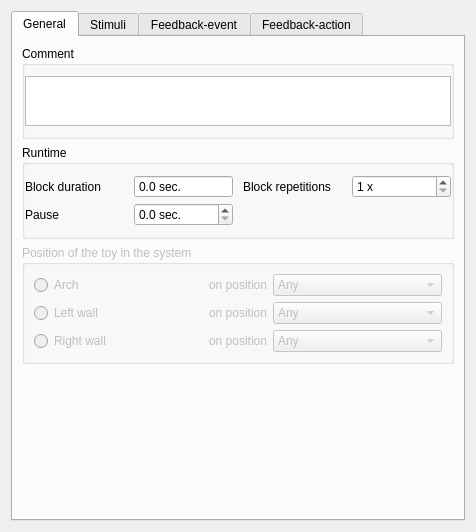
<?xml version="1.0" encoding="UTF-8"?>
<ui version="4.0">
 <class>CTConfToySRing</class>
 <widget class="QWidget" name="CTConfToySRing">
  <property name="geometry">
   <rect>
    <x>0</x>
    <y>0</y>
    <width>476</width>
    <height>532</height>
   </rect>
  </property>
  <property name="windowTitle">
   <string>Form</string>
  </property>
  <layout class="QVBoxLayout" name="verticalLayout_5">
   <item>
    <widget class="QTabWidget" name="tabWidget">
     <property name="currentIndex">
      <number>0</number>
     </property>
     <widget class="QWidget" name="tabGeneral">
      <attribute name="title">
       <string>General</string>
      </attribute>
      <layout class="QVBoxLayout" name="verticalLayout">
       <item>
        <widget class="QGroupBox" name="qgb_comment">
         <property name="title">
          <string>Comment</string>
         </property>
         <property name="flat">
          <bool>true</bool>
         </property>
         <layout class="QGridLayout" name="qgl_comment_layout">
          <property name="leftMargin">
           <number>0</number>
          </property>
          <property name="topMargin">
           <number>10</number>
          </property>
          <property name="rightMargin">
           <number>0</number>
          </property>
          <property name="bottomMargin">
           <number>10</number>
          </property>
          <property name="horizontalSpacing">
           <number>10</number>
          </property>
          <property name="verticalSpacing">
           <number>5</number>
          </property>
          <item row="0" column="0">
           <widget class="QPlainTextEdit" name="qte_comment">
            <property name="sizePolicy">
             <sizepolicy hsizetype="Expanding" vsizetype="Fixed">
              <horstretch>0</horstretch>
              <verstretch>0</verstretch>
             </sizepolicy>
            </property>
            <property name="minimumSize">
             <size>
              <width>0</width>
              <height>50</height>
             </size>
            </property>
            <property name="maximumSize">
             <size>
              <width>16777215</width>
              <height>50</height>
             </size>
            </property>
            <property name="horizontalScrollBarPolicy">
             <enum>Qt::ScrollBarAlwaysOff</enum>
            </property>
           </widget>
          </item>
         </layout>
        </widget>
       </item>
       <item>
        <widget class="QGroupBox" name="qgb_runtime">
         <property name="title">
          <string>Runtime</string>
         </property>
         <property name="flat">
          <bool>true</bool>
         </property>
         <layout class="QGridLayout" name="qgl_runtime_layout">
          <property name="leftMargin">
           <number>0</number>
          </property>
          <property name="topMargin">
           <number>10</number>
          </property>
          <property name="rightMargin">
           <number>0</number>
          </property>
          <property name="bottomMargin">
           <number>10</number>
          </property>
          <property name="horizontalSpacing">
           <number>10</number>
          </property>
          <property name="verticalSpacing">
           <number>5</number>
          </property>
          <item row="0" column="2">
           <widget class="QLabel" name="qlb_block_repetitions">
            <property name="text">
             <string>Block repetitions</string>
            </property>
           </widget>
          </item>
          <item row="0" column="1">
           <widget class="CTDoubleSpinBox" name="qsb_block_duration">
            <property name="readOnly">
             <bool>true</bool>
            </property>
            <property name="buttonSymbols">
             <enum>QAbstractSpinBox::NoButtons</enum>
            </property>
            <property name="suffix">
             <string> sec.</string>
            </property>
            <property name="decimals">
             <number>1</number>
            </property>
            <property name="minimum">
             <double>0.000000000000000</double>
            </property>
            <property name="maximum">
             <double>300.000000000000000</double>
            </property>
            <property name="singleStep">
             <double>0.100000000000000</double>
            </property>
            <property name="value">
             <double>0.000000000000000</double>
            </property>
           </widget>
          </item>
          <item row="0" column="0">
           <widget class="QLabel" name="qlb_block_duration">
            <property name="text">
             <string>Block duration</string>
            </property>
           </widget>
          </item>
          <item row="0" column="3">
           <widget class="CTSpinBox" name="qsb_block_repetitions">
            <property name="suffix">
             <string> x</string>
            </property>
            <property name="minimum">
             <number>1</number>
            </property>
            <property name="maximum">
             <number>100</number>
            </property>
           </widget>
          </item>
          <item row="1" column="0">
           <widget class="QLabel" name="qlb_pause">
            <property name="text">
             <string>Pause</string>
            </property>
           </widget>
          </item>
          <item row="1" column="1">
           <widget class="CTDoubleSpinBox" name="qsb_pause">
            <property name="suffix">
             <string> sec.</string>
            </property>
            <property name="decimals">
             <number>1</number>
            </property>
            <property name="singleStep">
             <double>0.100000000000000</double>
            </property>
           </widget>
          </item>
         </layout>
        </widget>
       </item>
       <item>
        <widget class="QGroupBox" name="groupBox">
         <property name="enabled">
          <bool>false</bool>
         </property>
         <property name="title">
          <string>Position of the toy in the system</string>
         </property>
         <layout class="QGridLayout" name="gridLayout_3" columnstretch="1,0,1">
          <item row="1" column="0">
           <widget class="QRadioButton" name="qrb_block_position_left">
            <property name="text">
             <string>Left wall</string>
            </property>
           </widget>
          </item>
          <item row="0" column="1">
           <widget class="QLabel" name="qlb_block_position_arch">
            <property name="text">
             <string>on position</string>
            </property>
           </widget>
          </item>
          <item row="0" column="0">
           <widget class="QRadioButton" name="qrb_block_position_arch">
            <property name="text">
             <string>Arch</string>
            </property>
           </widget>
          </item>
          <item row="2" column="0">
           <widget class="QRadioButton" name="qrb_block_position_right">
            <property name="text">
             <string>Right wall</string>
            </property>
           </widget>
          </item>
          <item row="0" column="2">
           <widget class="QComboBox" name="qcb_block_position_arch">
            <item>
             <property name="text">
              <string>Any</string>
             </property>
            </item>
            <item>
             <property name="text">
              <string>#1</string>
             </property>
            </item>
            <item>
             <property name="text">
              <string>#2</string>
             </property>
            </item>
            <item>
             <property name="text">
              <string>#3</string>
             </property>
            </item>
           </widget>
          </item>
          <item row="1" column="1">
           <widget class="QLabel" name="qlb_block_position_left">
            <property name="text">
             <string>on position</string>
            </property>
           </widget>
          </item>
          <item row="1" column="2">
           <widget class="QComboBox" name="qcb_block_position_left">
            <item>
             <property name="text">
              <string>Any</string>
             </property>
            </item>
            <item>
             <property name="text">
              <string>#1</string>
             </property>
            </item>
            <item>
             <property name="text">
              <string>#2</string>
             </property>
            </item>
            <item>
             <property name="text">
              <string>#3</string>
             </property>
            </item>
           </widget>
          </item>
          <item row="2" column="1">
           <widget class="QLabel" name="qlb_block_position_right">
            <property name="text">
             <string>on position</string>
            </property>
           </widget>
          </item>
          <item row="2" column="2">
           <widget class="QComboBox" name="qcb_block_position_right">
            <item>
             <property name="text">
              <string>Any</string>
             </property>
            </item>
            <item>
             <property name="text">
              <string>#1</string>
             </property>
            </item>
            <item>
             <property name="text">
              <string>#2</string>
             </property>
            </item>
            <item>
             <property name="text">
              <string>#3</string>
             </property>
            </item>
           </widget>
          </item>
         </layout>
        </widget>
       </item>
       <item>
        <spacer name="verticalSpacer">
         <property name="orientation">
          <enum>Qt::Vertical</enum>
         </property>
         <property name="sizeHint" stdset="0">
          <size>
           <width>20</width>
           <height>40</height>
          </size>
         </property>
        </spacer>
       </item>
      </layout>
     </widget>
     <widget class="QWidget" name="tabStimuli">
      <attribute name="title">
       <string>Stimuli</string>
      </attribute>
      <layout class="QVBoxLayout" name="verticalLayout_2">
       <item>
        <widget class="QGroupBox" name="qgb_stimuli">
         <property name="title">
          <string>Stimuli</string>
         </property>
         <property name="flat">
          <bool>true</bool>
         </property>
         <layout class="QVBoxLayout" name="qvb_stimuli_layout">
          <property name="spacing">
           <number>10</number>
          </property>
          <property name="leftMargin">
           <number>0</number>
          </property>
          <property name="topMargin">
           <number>10</number>
          </property>
          <property name="rightMargin">
           <number>0</number>
          </property>
          <property name="bottomMargin">
           <number>10</number>
          </property>
         </layout>
        </widget>
       </item>
       <item>
        <spacer name="verticalSpacer_2">
         <property name="orientation">
          <enum>Qt::Vertical</enum>
         </property>
         <property name="sizeHint" stdset="0">
          <size>
           <width>20</width>
           <height>40</height>
          </size>
         </property>
        </spacer>
       </item>
      </layout>
     </widget>
     <widget class="QWidget" name="tab">
      <attribute name="title">
       <string>Feedback-event</string>
      </attribute>
      <layout class="QVBoxLayout" name="verticalLayout_3">
       <item>
        <widget class="QGroupBox" name="qgb_events">
         <property name="title">
          <string>Feedback - Event/Condition</string>
         </property>
         <property name="flat">
          <bool>true</bool>
         </property>
         <layout class="QGridLayout" name="gridLayout_2">
          <item row="0" column="0" colspan="2">
           <widget class="QRadioButton" name="qrb_null_event">
            <property name="text">
             <string>Do not process feedback</string>
            </property>
            <property name="checked">
             <bool>true</bool>
            </property>
           </widget>
          </item>
          <item row="1" column="0">
           <spacer name="qv_spacer">
            <property name="orientation">
             <enum>Qt::Vertical</enum>
            </property>
            <property name="sizeType">
             <enum>QSizePolicy::Fixed</enum>
            </property>
            <property name="sizeHint" stdset="0">
             <size>
              <width>5</width>
              <height>10</height>
             </size>
            </property>
           </spacer>
          </item>
          <item row="2" column="0">
           <widget class="QRadioButton" name="qrb_position_event">
            <property name="text">
             <string>Position</string>
            </property>
           </widget>
          </item>
          <item row="2" column="1">
           <widget class="QLabel" name="qlb_position">
            <property name="text">
             <string>If infant reaches</string>
            </property>
           </widget>
          </item>
          <item row="3" column="0">
           <widget class="QRadioButton" name="qrb_body_event">
            <property name="text">
             <string>Body</string>
            </property>
           </widget>
          </item>
          <item row="3" column="1">
           <widget class="QLabel" name="qlb_body">
            <property name="text">
             <string>If body moves</string>
            </property>
           </widget>
          </item>
          <item row="4" column="0">
           <widget class="QRadioButton" name="qrb_head_event">
            <property name="text">
             <string>Head</string>
            </property>
           </widget>
          </item>
          <item row="4" column="1">
           <widget class="QLabel" name="qlb_head">
            <property name="text">
             <string>If head moves</string>
            </property>
           </widget>
          </item>
          <item row="4" column="2">
           <widget class="QComboBox" name="qcb_head">
            <property name="enabled">
             <bool>false</bool>
            </property>
            <item>
             <property name="text">
              <string>right to left</string>
             </property>
            </item>
            <item>
             <property name="text">
              <string>left to right</string>
             </property>
            </item>
           </widget>
          </item>
          <item row="3" column="2">
           <widget class="QComboBox" name="qcb_body">
            <property name="enabled">
             <bool>false</bool>
            </property>
            <item>
             <property name="text">
              <string>right to left</string>
             </property>
            </item>
            <item>
             <property name="text">
              <string>left to right</string>
             </property>
            </item>
           </widget>
          </item>
          <item row="2" column="2">
           <widget class="QComboBox" name="qcb_position">
            <property name="enabled">
             <bool>false</bool>
            </property>
            <item>
             <property name="text">
              <string>prone</string>
             </property>
            </item>
            <item>
             <property name="text">
              <string>supine</string>
             </property>
            </item>
            <item>
             <property name="text">
              <string>left side</string>
             </property>
            </item>
            <item>
             <property name="text">
              <string>right side</string>
             </property>
            </item>
           </widget>
          </item>
          <item row="2" column="3">
           <widget class="QLabel" name="qlb_position_add">
            <property name="text">
             <string>position</string>
            </property>
           </widget>
          </item>
         </layout>
        </widget>
       </item>
       <item>
        <spacer name="verticalSpacer_3">
         <property name="orientation">
          <enum>Qt::Vertical</enum>
         </property>
         <property name="sizeHint" stdset="0">
          <size>
           <width>20</width>
           <height>40</height>
          </size>
         </property>
        </spacer>
       </item>
      </layout>
     </widget>
     <widget class="QWidget" name="tabFeedbackAction">
      <attribute name="title">
       <string>Feedback-action</string>
      </attribute>
      <layout class="QVBoxLayout" name="verticalLayout_4">
       <item>
        <widget class="QGroupBox" name="qgb_actions">
         <property name="title">
          <string>Feedback - Action</string>
         </property>
         <property name="flat">
          <bool>true</bool>
         </property>
         <layout class="QVBoxLayout" name="qvb_actions_layout">
          <property name="spacing">
           <number>10</number>
          </property>
          <property name="leftMargin">
           <number>0</number>
          </property>
          <property name="topMargin">
           <number>10</number>
          </property>
          <property name="rightMargin">
           <number>0</number>
          </property>
          <property name="bottomMargin">
           <number>10</number>
          </property>
          <item>
           <layout class="QGridLayout" name="gridLayout">
            <item row="0" column="1">
             <widget class="CTDoubleSpinBox" name="qsb_duration_min">
              <property name="enabled">
               <bool>true</bool>
              </property>
              <property name="suffix">
               <string> sec.</string>
              </property>
              <property name="decimals">
               <number>1</number>
              </property>
              <property name="maximum">
               <double>1.000000000000000</double>
              </property>
              <property name="singleStep">
               <double>0.100000000000000</double>
              </property>
              <property name="value">
               <double>0.100000000000000</double>
              </property>
             </widget>
            </item>
            <item row="0" column="0">
             <widget class="QLabel" name="label">
              <property name="text">
               <string>Duration interval</string>
              </property>
             </widget>
            </item>
            <item row="0" column="2">
             <widget class="CTDoubleSpinBox" name="qsb_duration_max">
              <property name="enabled">
               <bool>true</bool>
              </property>
              <property name="suffix">
               <string> sec.</string>
              </property>
              <property name="decimals">
               <number>1</number>
              </property>
              <property name="singleStep">
               <double>0.100000000000000</double>
              </property>
              <property name="value">
               <double>1.000000000000000</double>
              </property>
             </widget>
            </item>
           </layout>
          </item>
         </layout>
        </widget>
       </item>
       <item>
        <spacer name="verticalSpacer_4">
         <property name="orientation">
          <enum>Qt::Vertical</enum>
         </property>
         <property name="sizeHint" stdset="0">
          <size>
           <width>20</width>
           <height>40</height>
          </size>
         </property>
        </spacer>
       </item>
      </layout>
     </widget>
    </widget>
   </item>
  </layout>
 </widget>
 <customwidgets>
  <customwidget>
   <class>CTSpinBox</class>
   <extends>QSpinBox</extends>
   <header>Scenario_Designer/ct_customwidgets.h</header>
  </customwidget>
  <customwidget>
   <class>CTDoubleSpinBox</class>
   <extends>QDoubleSpinBox</extends>
   <header>Scenario_Designer/ct_customwidgets.h</header>
  </customwidget>
 </customwidgets>
 <resources/>
 <connections/>
</ui>
